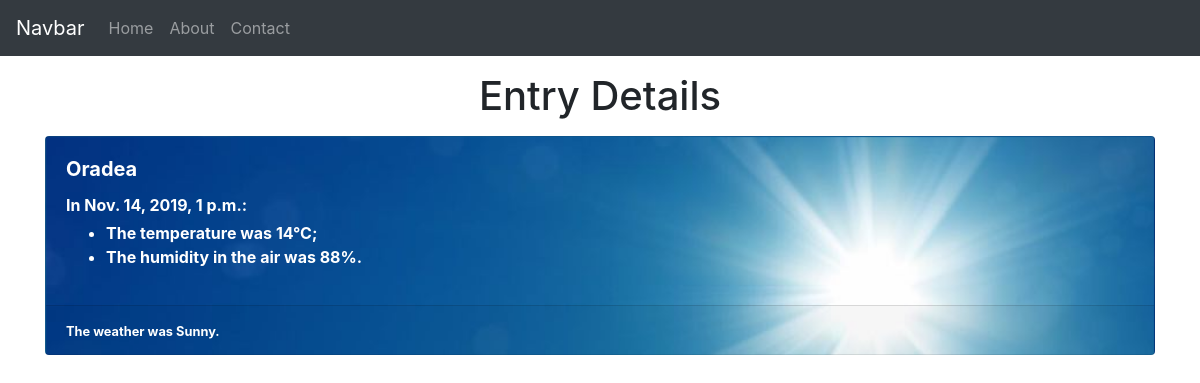
Page /weatherStation/entry/1 on the earlier database version.
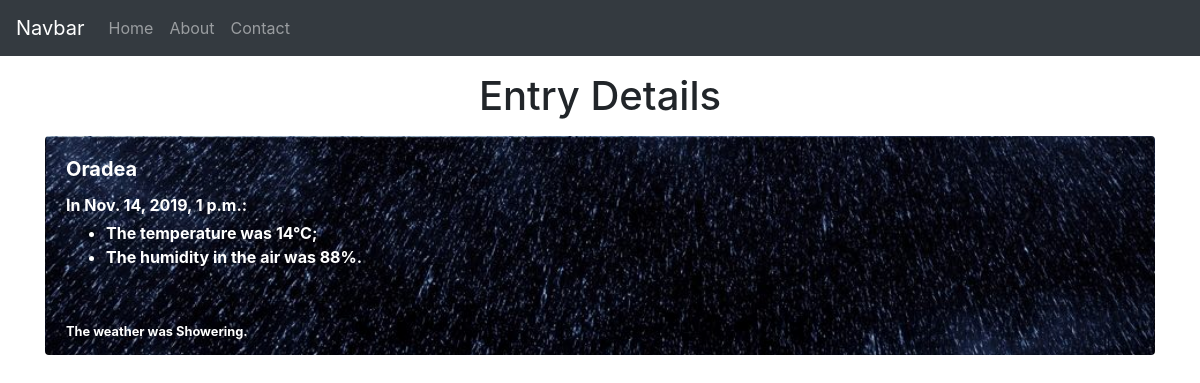
Same page on the later database version.
### WeatherStation/models.py (models this page shows)
class Entry(models.Model):
    weatherType = models.ForeignKey(WeatherType, on_delete = models.CASCADE)
    location = models.ForeignKey(Location, on_delete = models.CASCADE)
    dateTime = models.DateTimeField()
    temperature = models.IntegerField()
    humidity = models.IntegerField()

class WeatherType(models.Model):
    name = models.CharField(max_length = 100)

class Location(models.Model):
    name = models.CharField(max_length = 255)
    longitude = models.DecimalField(max_digits = 20, decimal_places = 12)
    latitude = models.DecimalField(max_digits = 20, decimal_places = 12)

### WeatherStation/views.py (the view)
# urls.py: path('entry/<int:pk>', EntryDetailView.as_view(), name='entry'),
class EntryDetailView(DetailView):
    model = Entry

### WeatherStation/templates/weatherStation/entry_detail.html (shortened to what this page needs)
{% extends 'home/base.html' %}
{% load static %}
{% block header %}<h1 class="cursor-default">Entry Details</h1>{% endblock %}
{% block content %}
  <div class="cursor-default card {% if object.weatherType.name == 'Sunny' or object.weatherType.name == 'Cloudy' or object.weatherType.name == 'Showering' %}text-white{% endif %}"
       style="background-image: url('../../../../media/{{object.weatherType.name}}.jpg');">
      <div class="card-body"><h5 class="card-title"><b>{{object.location.name}}</b></h5>
          <p class="card-text mb-1"><b>In {{object.dateTime}}:</b></p>
          <ul>
            <li class="card-text"><b>The temperature was {{object.temperature}}°C;</b></li>
            <li class="card-text"><b>The humidity in the air was {{object.humidity}}%.</b></li>
          </ul>
      </div>
      <div class="card-footer">
          <small><b>The weather was {{object.weatherType.name}}.</b></small>
      </div>
  </div>
{% endblock %}

Differences in the rows shown:
changed Entry "Oradea": weatherType.name: a different picture; weatherType.name "Sunny" → "Showering"
